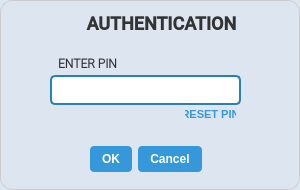
<?xml version="1.0" encoding="UTF-8"?>
<ui version="4.0">
 <class>LoginWindow</class>
 <widget class="QDialog" name="LoginWindow">
  <property name="geometry">
   <rect>
    <x>0</x>
    <y>0</y>
    <width>300</width>
    <height>190</height>
   </rect>
  </property>
  <property name="minimumSize">
   <size>
    <width>300</width>
    <height>180</height>
   </size>
  </property>
  <property name="maximumSize">
   <size>
    <width>300</width>
    <height>225</height>
   </size>
  </property>
  <property name="windowTitle">
   <string>Authentication</string>
  </property>
  <property name="windowIcon">
   <iconset>
    <normaloff>Assests/iconslock.png</normaloff>Assests/iconslock.png</iconset>
  </property>
  <property name="autoFillBackground">
   <bool>false</bool>
  </property>
  <property name="styleSheet">
   <string notr="true">QDialog {
    background-color: #dde6f0;  /* soft white */
    border: 1px solid #ccc;
    border-radius: 12px;
}

QLabel {
    font-size: 18px;
    font-weight: bold;
    color: #333;
}

QLineEdit {
    background-color: #ffffff;
    color: #000000;
    border: 2px solid #cccccc;
    border-radius: 6px;
    padding: 6px;
    font-size: 15px;
}

QLineEdit:focus {
    border: 2px solid #007acc;  /* blue focus glow */
    background-color: #f5faff;
}

QPushButton {
    background-color: #007acc;
    color: #ffffff;
    font-weight: bold;
    border: none;
    border-radius: 6px;
    padding: 6px 14px;
}

QPushButton:hover {
    background-color: #3399ff;
}

QPushButton:pressed {
    background-color: #006bb3;
}
</string>
  </property>
  <widget class="QLabel" name="PIN">
   <property name="geometry">
    <rect>
     <x>76</x>
     <y>11</y>
     <width>171</width>
     <height>25</height>
    </rect>
   </property>
   <property name="font">
    <font>
     <family>Roboto Medium</family>
     <pointsize>-1</pointsize>
     <bold>true</bold>
    </font>
   </property>
   <property name="styleSheet">
    <string notr="true">QLabel {
    font-size: 18px;
}</string>
   </property>
   <property name="text">
    <string>AUTHENTICATION</string>
   </property>
   <property name="alignment">
    <set>Qt::AlignCenter</set>
   </property>
  </widget>
  <widget class="QLineEdit" name="PinEntry">
   <property name="geometry">
    <rect>
     <x>50</x>
     <y>75</y>
     <width>191</width>
     <height>30</height>
    </rect>
   </property>
   <property name="styleSheet">
    <string notr="true">QLineEdit {
    border: 2px solid #2980b9;
    border-radius: 5px;
    padding: 5px;
    font-size: 10px;
}
QLineEdit:focus {
    border: 2px solid #3498db;
}
</string>
   </property>
   <property name="echoMode">
    <enum>QLineEdit::Password</enum>
   </property>
  </widget>
  <widget class="QDialogButtonBox" name="ok_cancel">
   <property name="geometry">
    <rect>
     <x>0</x>
     <y>145</y>
     <width>291</width>
     <height>28</height>
    </rect>
   </property>
   <property name="mouseTracking">
    <bool>false</bool>
   </property>
   <property name="styleSheet">
    <string notr="true">QPushButton {
    background-color: #3498db;
    color: white;
    padding: 6px 12px;
    border: none;
    border-radius: 4px;
    font-weight: bold;
}
QPushButton:hover {
    background-color: #2980b9;
}
QPushButton:pressed {
    background-color: #1c5980;
}
</string>
   </property>
   <property name="standardButtons">
    <set>QDialogButtonBox::Cancel|QDialogButtonBox::Ok</set>
   </property>
   <property name="centerButtons">
    <bool>true</bool>
   </property>
  </widget>
  <widget class="QLabel" name="LockIcon">
   <property name="geometry">
    <rect>
     <x>46</x>
     <y>6</y>
     <width>30</width>
     <height>30</height>
    </rect>
   </property>
   <property name="maximumSize">
    <size>
     <width>48</width>
     <height>48</height>
    </size>
   </property>
   <property name="font">
    <font>
     <pointsize>-1</pointsize>
     <bold>true</bold>
    </font>
   </property>
   <property name="text">
    <string/>
   </property>
   <property name="pixmap">
    <pixmap>Assests/iconslock.png</pixmap>
   </property>
   <property name="scaledContents">
    <bool>true</bool>
   </property>
   <property name="alignment">
    <set>Qt::AlignCenter</set>
   </property>
  </widget>
  <widget class="QLabel" name="PinEntryLabel">
   <property name="geometry">
    <rect>
     <x>27</x>
     <y>53</y>
     <width>121</width>
     <height>20</height>
    </rect>
   </property>
   <property name="sizePolicy">
    <sizepolicy hsizetype="Expanding" vsizetype="Expanding">
     <horstretch>0</horstretch>
     <verstretch>0</verstretch>
    </sizepolicy>
   </property>
   <property name="font">
    <font>
     <family>Roboto Light</family>
     <pointsize>-1</pointsize>
     <bold>true</bold>
     <kerning>false</kerning>
    </font>
   </property>
   <property name="styleSheet">
    <string notr="true">QLabel {
    font-size: 12px;
}</string>
   </property>
   <property name="text">
    <string>ENTER PIN</string>
   </property>
   <property name="scaledContents">
    <bool>true</bool>
   </property>
   <property name="alignment">
    <set>Qt::AlignCenter</set>
   </property>
  </widget>
  <widget class="QPushButton" name="ResetPIN">
   <property name="geometry">
    <rect>
     <x>180</x>
     <y>106</y>
     <width>61</width>
     <height>16</height>
    </rect>
   </property>
   <property name="cursor">
    <cursorShape>PointingHandCursor</cursorShape>
   </property>
   <property name="autoFillBackground">
    <bool>false</bool>
   </property>
   <property name="styleSheet">
    <string notr="true">QPushButton {
    background-color: #dde6f0;  /* Replace with your desired color */
    color: #3498DB;               /* Text color */
    border-radius: 5px;         /* Optional: rounded corners */
    padding: 5px;               /* Optional: spacing inside button */
}
QPushButton {
    padding: 2px 5px; /* top-bottom | left-right */
    font-size: 11px;  /* Keep your desired text size */
}</string>
   </property>
   <property name="text">
    <string>RESET PIN</string>
   </property>
  </widget>
 </widget>
 <resources/>
 <connections/>
</ui>
